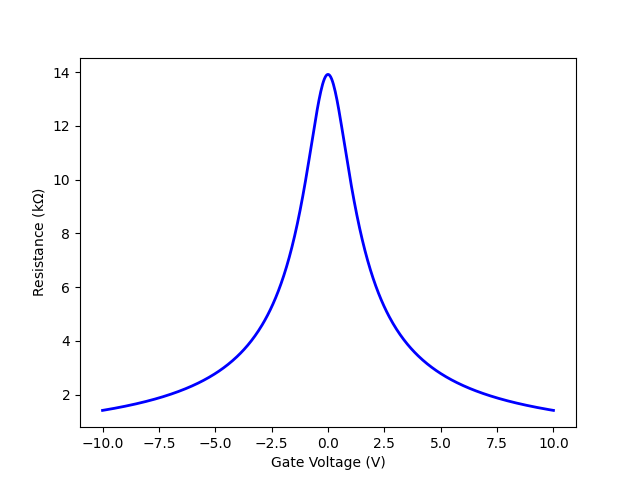

Recreate this plot in Python.
import matplotlib.pyplot as pl
import numpy as np


A = np.loadtxt('data.txt', delimiter = None)            # if needed add: ", skiprows = 1"
x = A[:, 0]
y = A[:, 1]
pl.plot(x, y, lw = 2, color = 'blue')
pl.xlabel('Gate Voltage (V)')
pl.ylabel('Resistance (k$\Omega$)')


pl.show()
